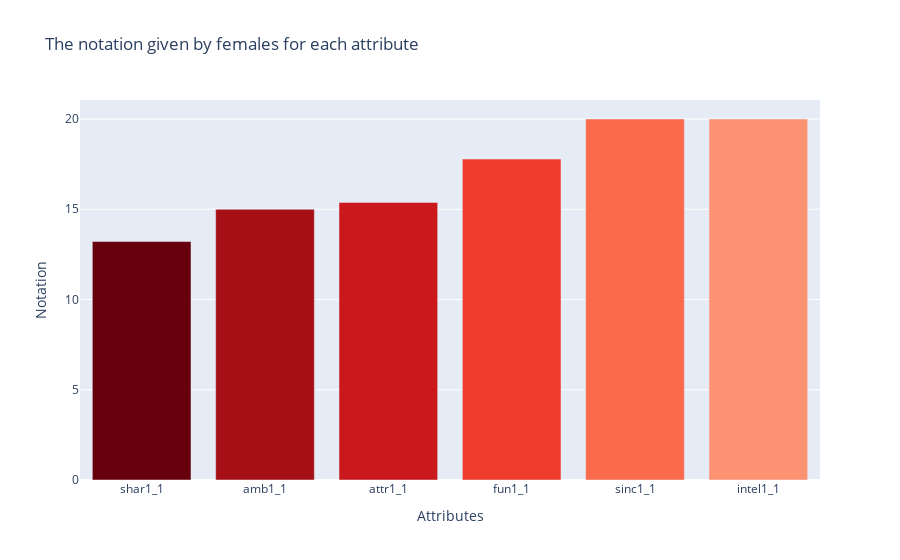
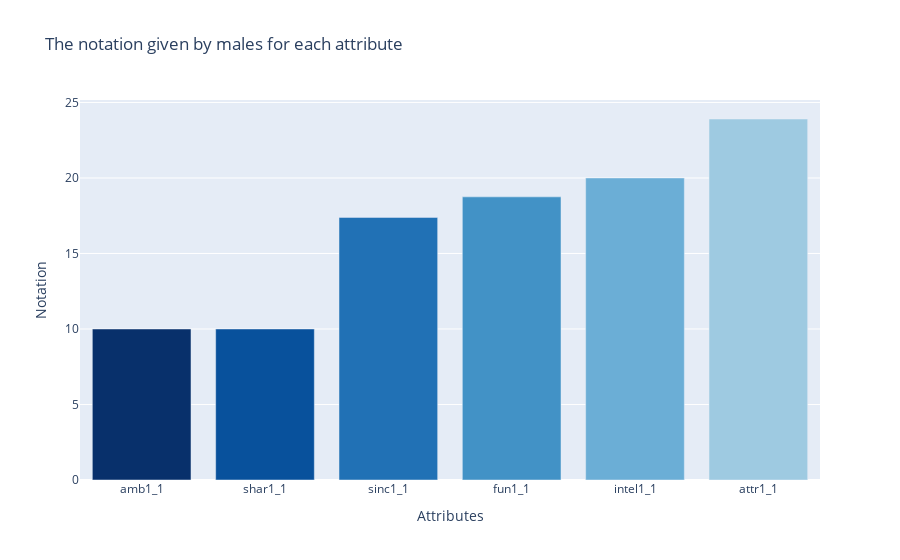

Notebook code for these charts, in order:
### Code cell
# Using plotly express
color_palette0 = px.colors.sequential.Reds[::-1]
color_palette1 = px.colors.sequential.Blues[::-1]
# Females

fig = go.Figure()
fig.add_trace(go.Bar(x=sorted_df_attributes_female.columns, y=sorted_df_attributes_female.iloc[0], name='Female', marker_color=color_palette0)) 
fig.update_layout(title='The notation given by females for each attribute',  xaxis_title='Attributes', yaxis_title='Notation')
fig.show()

# Males
fig = go.Figure()
fig.add_trace(go.Bar(x=sorted_df_attributes_male.columns, y=sorted_df_attributes_male.iloc[0], name='Males', marker_color=color_palette1)) 
fig.update_layout(title='The notation given by males for each attribute', xaxis_title='Attributes', yaxis_title='Notation')
fig.show()

#Calcul des moyennes des notes attribuées par les participants 
color_palette0 = px.colors.sequential.Reds[::-1]
color_palette1 = px.colors.sequential.Blues[::-1]
# Assign colors from palettes to the gender keys in the color_discrete_map
color_discrete_map = {
    'Female': color_palette0[0],  # Choose a color from Reds palette
    'Male': color_palette1[0]    # Choose a color from Blues palette
}

# Create the bar plot
fig = px.bar(
    df_attributes_gender.T,
    barmode='group',
    title='The notation given by participants for each attributes per gender',
    color_discrete_map=color_discrete_map
)

# Update layout
fig.update_layout(
    xaxis_title='Attributes',
    yaxis_title='Notation'
)

# Show the plot
fig.show()

### Figure 1 — Plotly figure (JSON) as saved in the notebook; plotly's stock layout.template omitted (floating-point values rounded to 4 significant figures)
{"data": [{"marker": {"color": ["rgb(103,0,13)", "rgb(165,15,21)", "rgb(203,24,29)", "rgb(239,59,44)", "rgb(251,106,74)", "rgb(252,146,114)", "rgb(252,187,161)", "rgb(254,224,210)", "rgb(255,245,240)"]}, "name": "Female", "type": "bar", "x": ["shar1_1", "amb1_1", "attr1_1", "fun1_1", "sinc1_1", "intel1_1"], "y": [13.21, 15, 15.38, 17.78, 20, 20]}], "layout": {"title": {"text": "The notation given by females for each attribute"}, "xaxis": {"title": {"text": "Attributes"}}, "yaxis": {"title": {"text": "Notation"}}}}

### Figure 2 — Plotly figure (JSON) as saved in the notebook; plotly's stock layout.template omitted (floating-point values rounded to 4 significant figures)
{"data": [{"marker": {"color": ["rgb(8,48,107)", "rgb(8,81,156)", "rgb(33,113,181)", "rgb(66,146,198)", "rgb(107,174,214)", "rgb(158,202,225)", "rgb(198,219,239)", "rgb(222,235,247)", "rgb(247,251,255)"]}, "name": "Males", "type": "bar", "x": ["amb1_1", "shar1_1", "sinc1_1", "fun1_1", "intel1_1", "attr1_1"], "y": [10, 10, 17.39, 18.75, 20, 23.91]}], "layout": {"title": {"text": "The notation given by males for each attribute"}, "xaxis": {"title": {"text": "Attributes"}}, "yaxis": {"title": {"text": "Notation"}}}}
